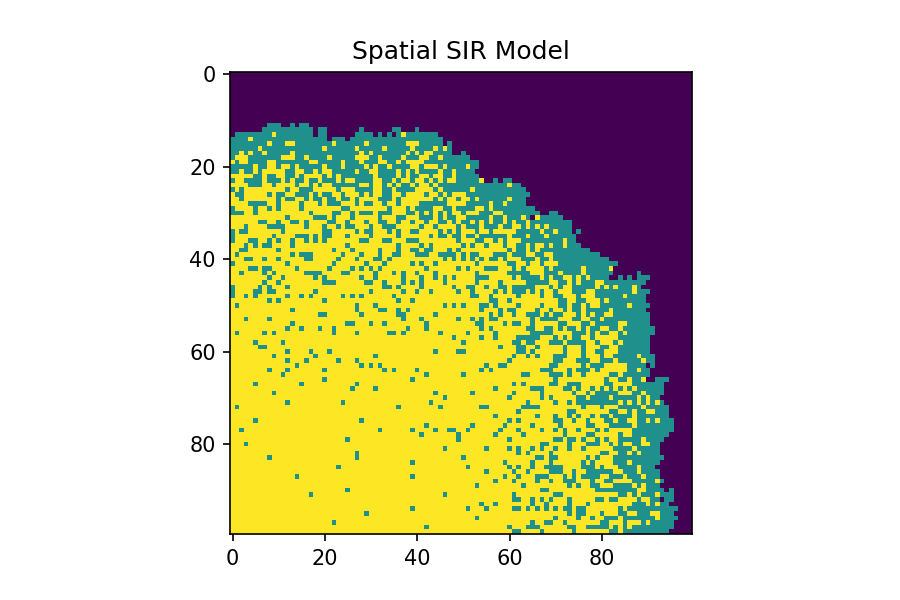

This figure's Python source:
#import necessary library
import numpy as np
import matplotlib.pyplot as plt

#make array of all susceptible population
population=np.zeros((100,100))

#address the person with those exact coordinates in our population array and change their status from 0 (susceptible) to 1 (infected).
outbreak=np.random.choice(range(100),2)
population[outbreak[0],outbreak[1]]=1

#set parameters
beta=0.3
gamma=0.05

#8 dirctions of the indinfected people
directions = [(-1,-1), (-1,0), (-1,1),
              (0,-1),          (0,1),
              (1,-1),  (1,0), (1,1)]

#start simulation
for step in range(100):
    new_pop = population.copy()

    #traverse every individual
    for i in range(100):
        for j in range(100):

            # if it is infected people
            if population[i, j] == 1:

                # try to infect neighbors
                for dx, dy in directions:
                    ni = i + dx
                    nj = j + dy
                    if 0 <= ni < 100 and 0 <= nj < 100:
                        if new_pop[ni, nj] == 0:  # only susceptible people can be infected
                            if np.random.rand() < beta:
                                new_pop[ni, nj] = 1

                # recovery
                if np.random.rand() < gamma:
                    new_pop[i, j] = 2  # 2 = recovered people

    population = new_pop


#use heat map
plt.figure(figsize=(6,4),dpi=150)
plt.imshow(population,cmap='viridis',interpolation='nearest')
plt.title("Spatial SIR Model")
plt.savefig("spatial_SIR.png", format="png")
plt.show()
